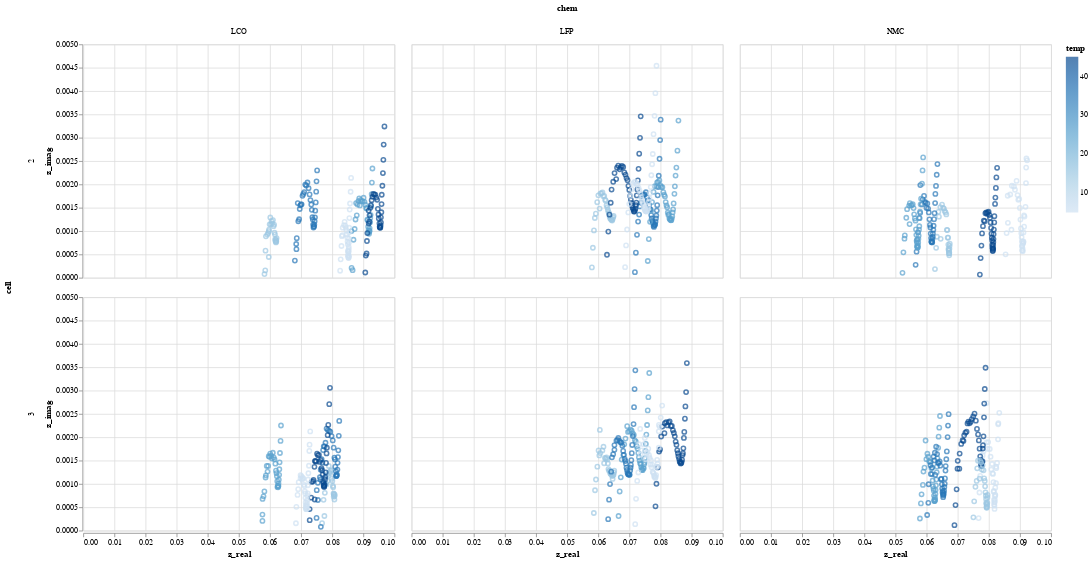

Notebook source saved alongside this figure:
### Code cell
alt.Chart(data).mark_point().encode(
    x='z_real:Q',
    y='z_imag:Q',
    color='temp'
).facet(column='chem', row='cell')

### Figure 1 — Vega-Lite specification as saved in the notebook (floating-point values rounded to 4 significant figures; data arrays with more than 128 entries replaced by an {"elided": "..."} marker saying what was removed)
{"$schema": "https://vega.github.io/schema/vega-lite/v3.2.1.json", "config": {"mark": {"tooltip": null}, "view": {"height": 300, "width": 400}}, "data": {"name": "data-24fc68ab786d24c39d58f13ff6dca9ae"}, "datasets": {"data-24fc68ab786d24c39d58f13ff6dca9ae": {"elided": "1073 records"}}, "facet": {"column": {"field": "chem", "type": "nominal"}, "row": {"field": "cell", "type": "nominal"}}, "spec": {"encoding": {"color": {"field": "temp", "type": "quantitative"}, "x": {"field": "z_real", "type": "quantitative"}, "y": {"field": "z_imag", "type": "quantitative"}}, "mark": "point"}}
